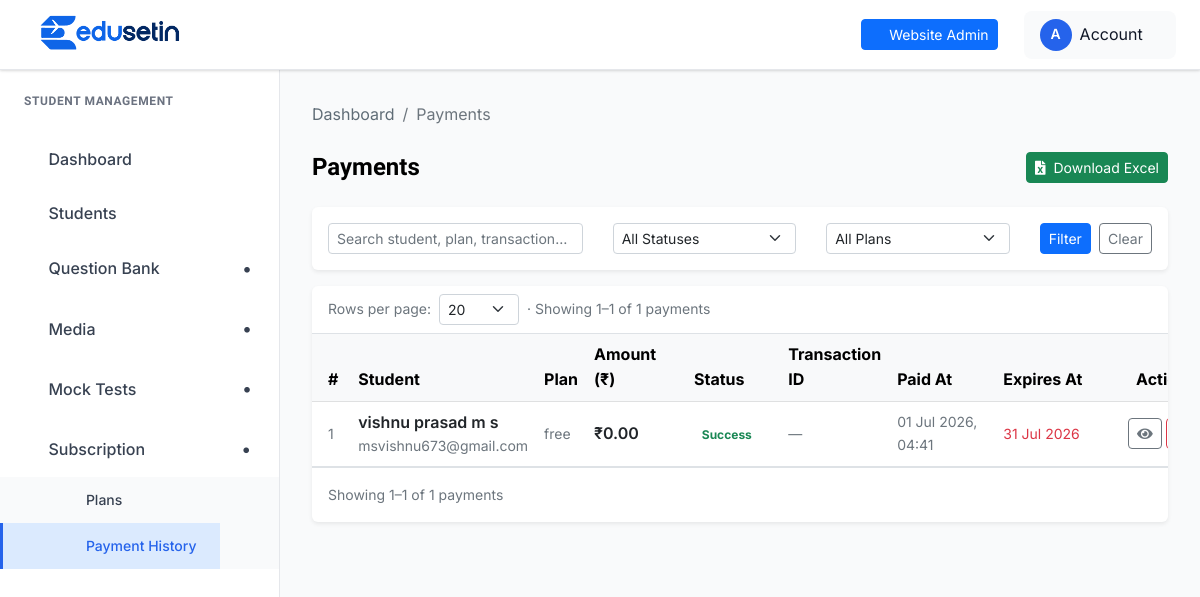
Page /student-management/payments/ (signed in) on the earlier database version.
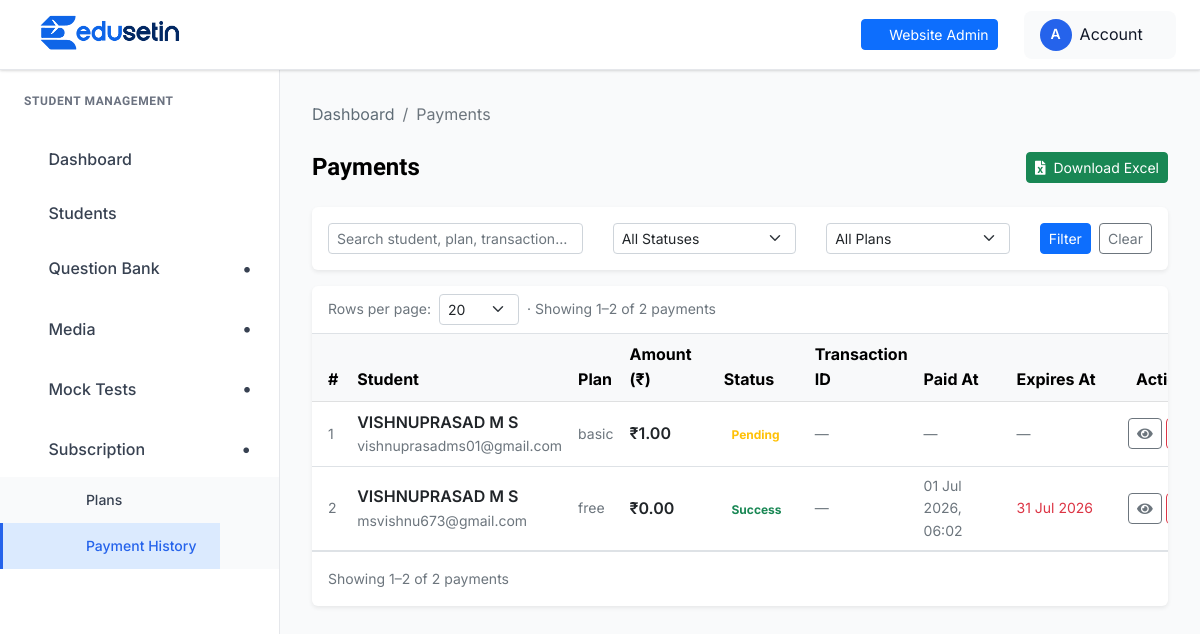
Same page on the later database version.
### student_management/models.py (models this page shows, shortened)
class Payment(models.Model):
    STATUS_PENDING  = "pending"
    STATUS_SUCCESS  = "success"
    STATUS_FAILED   = "failed"
    STATUS_CHOICES = [
        (STATUS_PENDING, "Pending"),
        (STATUS_SUCCESS, "Success"),
        (STATUS_FAILED,  "Failed"),
    ]
    student = models.ForeignKey(
        "student_portal.Student",
        on_delete=models.CASCADE,
        related_name="payments",
    )
    plan = models.ForeignKey(
        "SubscriptionPlan",
        on_delete=models.PROTECT,
        related_name="payments",
    )
    amount           = models.DecimalField(max_digits=8, decimal_places=2, validators=[MinValueValidator(0)])
    status           = models.CharField(max_length=20, choices=STATUS_CHOICES, default=STATUS_PENDING)
    transaction_id   = models.CharField(max_length=200, blank=True, db_index=True)
    reference_number = models.UUIDField(default=uuid.uuid4, unique=True, editable=False)
    paid_at    = models.DateTimeField(null=True, blank=True)
    expires_at = models.DateTimeField(null=True, blank=True)
    created_at = models.DateTimeField(auto_now_add=True)
    razorpay_order_id = models.CharField(max_length=100, blank=True, null=True)
    razorpay_payment_id = models.CharField(max_length=100, blank=True, null=True)
    razorpay_signature = models.CharField(max_length=255, blank=True, null=True)
    class Meta:
        ordering = ["-created_at"]

class SubscriptionPlan(models.Model):
    uuid = models.UUIDField(default=uuid.uuid4, editable=False, unique=True, db_index=True)
    name = models.CharField(max_length=200, unique=True)
    description = models.TextField(blank=True, null=True)
    price = models.DecimalField(
        max_digits=8,
        decimal_places=2,
        validators=[MinValueValidator(0)],
    )
    duration_days = models.PositiveIntegerField(
        default=30,
        validators=[MinValueValidator(1)],
        help_text="Validity period in days (e.g. 30, 90, 365).",
    )
    subjects = models.ManyToManyField(
        Subject,
        blank=True,
        related_name="subscription_plans",
    )
    submodules = models.ManyToManyField(
        SubModule,
        blank=True,
        related_name="subscription_plans",
    )
    exams = models.ManyToManyField(
        Exam,
        blank=True,
        related_name="subscription_plans",
    )
    is_active = models.BooleanField(default=True)
    created_at = models.DateTimeField(auto_now_add=True)
    updated_at = models.DateTimeField(auto_now=True)
    class Meta:
        ordering = ["price"]

### student_portal/models.py (models this page shows, shortened)
class Student(models.Model):
    user = models.OneToOneField(
        User,
        on_delete=models.CASCADE
    )
    full_name = models.CharField(
        max_length=255
    )
    phone_number = models.CharField(max_length=15, null=True, blank=True)
    is_active = models.BooleanField(
        default=True
    )
    profile_image = models.ImageField(
        upload_to='student_profiles/',
        null=True,
        blank=True
    )
    created_at = models.DateTimeField(
        auto_now_add=True
    )

### student_management/views.py (the view)
# urls.py: path("payments/",                        views.payment_list,          name="payment_list"),
@admin_login_required
def payment_list(request):
    payments = Payment.objects.select_related('student', 'plan').order_by('-created_at')
    search    = request.GET.get('search', '').strip()
    status    = request.GET.get('status', '').strip()
    plan_id   = request.GET.get('plan', '').strip()
    if search:
        payments = payments.filter(
            Q(student__full_name__icontains=search) |
            Q(plan__name__icontains=search) |
            Q(transaction_id__icontains=search)
        )
    if status:
        payments = payments.filter(status=status)
    if plan_id:
        payments = payments.filter(plan_id=plan_id)
    plans = SubscriptionPlan.objects.filter(is_active=True).order_by('name')
    return render(request, 'student_management/payment_list.html', {
        'payments': payments,
        'plans': plans,
        'search': search,
        'selected_status': status,
        'selected_plan': plan_id,
        'status_choices': Payment.STATUS_CHOICES,
    })

### templates/student_management/payment_list.html (shortened to what the changed rows need)
{% extends "student_management/base.html" %}
{% block content %}
<div class="dashboard__form__wraper">
    <div class="card shadow-sm border-0">
        <div class="card-body p-0">
            {% if payments %}
            <div class="d-flex justify-content-between align-items-center px-3 py-2 border-bottom flex-wrap gap-2">
                <div class="d-flex align-items-center gap-2">
                    <label for="perPageSelectTop" class="text-muted small mb-0 text-nowrap">Rows per page:</label>
                    <select id="perPageSelectTop" class="form-select form-select-sm" style="width:80px;">
                        <option value="20" selected>20</option>
                    </select>
                    <span class="text-muted small mb-0 text-nowrap" id="paginationInfoTop"></span>
                </div>
            </div>
            <div class="table-responsive">
                <table class="table table-hover align-middle mb-0" id="paymentsTable" style="min-width: 900px;">
                    <thead class="table-light">
                        <tr>
                            <th class="ps-3" style="width:40px">#</th>
                            <th>Student</th>
                            <th>Plan</th>
                            <th style="width:110px">Amount (₹)</th>
                            <th style="width:100px">Status</th>
                            <th>Transaction ID</th>
                            <th style="width:130px">Paid At</th>
                            <th style="width:130px">Expires At</th>
                            <th class="text-end pe-3" style="width:110px">Actions</th>
                        </tr>
                    </thead>
                    <tbody>
                        {% for payment in payments %}
                        <tr
                            data-student="{{ payment.student.full_name }}"
                            data-email="{{ payment.student.user.email }}"
                            data-plan="{{ payment.plan.name }}"
                            data-amount="{{ payment.amount }}"
                            data-status="{{ payment.status }}"
                            data-txn="{{ payment.transaction_id|default:'' }}"
                            data-paid="{{ payment.paid_at|date:'d M Y, H:i'|default:'' }}"
                            data-expires="{{ payment.expires_at|date:'d M Y'|default:'' }}"
                        >
                            <td class="ps-3 text-muted small">{{ forloop.counter }}</td>
                            <td>
                                <span class="fw-semibold">{{ payment.student.full_name }}</span>
                                <div class="text-muted small">{{ payment.student.user.email }}</div>
                            </td>
                            <td class="text-muted small">{{ payment.plan.name }}</td>
                            <td class="fw-semibold">₹{{ payment.amount }}</td>
                            <td>
                                {% if payment.status == 'success' %}
                                    <span class="badge bg-success-subtle text-success">Success</span>
                                {% elif payment.status == 'pending' %}
                                    <span class="badge bg-warning-subtle text-warning">Pending</span>
                                {% else %}
                                    <span class="badge bg-danger-subtle text-danger">Failed</span>
                                {% endif %}
                            </td>
                            <td class="text-muted small">{{ payment.transaction_id|default:"—" }}</td>
                            <td class="text-muted small">{{ payment.paid_at|date:"d M Y, H:i"|default:"—" }}</td>
                            <td class="text-muted small">
                                {% if payment.expires_at %}
                                    {% if payment.is_active %}
                                        <span class="text-success">{{ payment.expires_at|date:"d M Y" }}</span>
                                    {% else %}
                                        <span class="text-danger">{{ payment.expires_at|date:"d M Y" }}</span>
                                    {% endif %}
                                {% else %}—{% endif %}
                            </td>
                            <td class="text-end pe-3">
                                <div class="d-flex gap-1 justify-content-end">
                                    <a href="{% url 'student_management:payment_detail' payment.id %}"
                                       class="btn btn-outline-secondary btn-sm" title="View">
                                        <i class="fas fa-eye"></i>
                                    </a>
                                    <button type="button"
                                            class="btn btn-outline-danger btn-sm"
                                            title="Delete"
                                            data-bs-toggle="modal"
                                            data-bs-target="#deleteModal"
                                            data-payment-id="{{ payment.id }}"
                                            data-student-name="{{ payment.student.full_name }}"
                                            data-amount="₹{{ payment.amount }}"
                                            data-plan="{{ payment.plan.name }}">
                                    </button>
                                </div>
                            </td>
                        </tr>
                        {% endfor %}
                    </tbody>
                </table>
            </div>
            <div class="d-flex justify-content-between align-items-center px-3 py-3 border-top flex-wrap gap-2">
                <span class="text-muted small" id="paginationInfoBottom"></span>
            </div>
            {% else %}
            <div class="text-center py-5 text-muted">
                <i class="fas fa-receipt fa-2x mb-3 d-block"></i>
                No payments found.
            </div>
            {% endif %}
        </div>
    </div>
</div>
{% endblock %}

Differences in the rows shown:
removed Payment: student.full_name "vishnu prasad m s", student.user.email "msvishnu673@gmail.com", plan.name "free", amount "0.00", status "Success", transaction_id "—", paid_at "01 Jul 2026, 04:41", expires_at "31 Jul 2026"
added Payment: student.full_name "VISHNUPRASAD M S", student.user.email "vishnuprasadms01@gmail.com", plan.name "basic", amount "1.00", status "Pending", transaction_id "—", paid_at "—"
added Payment: student.full_name "VISHNUPRASAD M S", student.user.email "msvishnu673@gmail.com", plan.name "free", amount "0.00", status "Success", transaction_id "—", paid_at "01 Jul 2026, 06:02", expires_at "31 Jul 2026"
Other differences:
text written by a page script: "· Showing 1–1 of 1 payments" → "· Showing 1–2 of 2 payments"
text written by a page script: "Showing 1–1 of 1 payments" → "Showing 1–2 of 2 payments"
